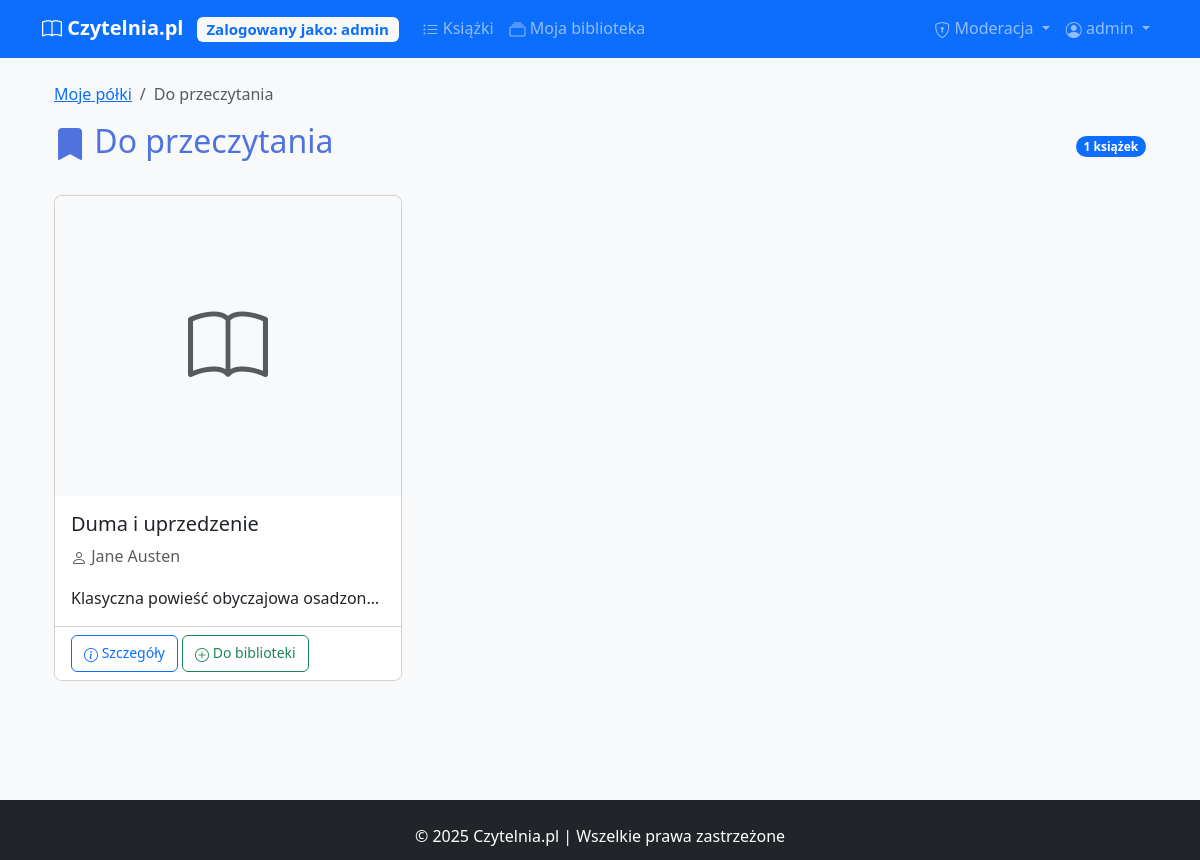
The app's page /shelf/5 (signed in) with its own data.
### models.py (models this page shows)
class User(UserMixin, db.Model):
    __tablename__ = 'users'
    id = db.Column(db.Integer, primary_key=True)
    username = db.Column(db.String(50), unique=True, nullable=False)
    password = db.Column(db.String(100), nullable=False)
    is_moderator = db.Column(db.Boolean, default=False)
    date_joined = db.Column(db.DateTime, default=datetime.utcnow)
    library_books = db.relationship('UserLibrary', back_populates='user')
    shelves = db.relationship('Shelf', back_populates='user', lazy='dynamic')
    reviews = db.relationship('Review', backref='review_user', lazy=True)

class Shelf(db.Model):
    __tablename__ = 'shelves'
    id = db.Column(db.Integer, primary_key=True)
    user_id = db.Column(db.Integer, db.ForeignKey('users.id'))
    name = db.Column(db.String(50), nullable=False)
    is_default = db.Column(db.Boolean, default=False)
    created_at = db.Column(db.DateTime, default=datetime.utcnow)
    user = db.relationship('User', back_populates='shelves')
    books = db.relationship('UserLibrary', back_populates='shelf')

class Book(db.Model):
    __tablename__ = 'books'
    id = db.Column(db.Integer, primary_key=True)
    title = db.Column(db.String(100), nullable=False)
    author = db.Column(db.String(50), nullable=False)
    description = db.Column(db.Text)
    cover_url = db.Column(db.String(255))
    isbn = db.Column(db.String(20))
    date_added = db.Column(db.DateTime, default=datetime.utcnow)
    pages = db.Column(db.Integer, nullable=True)
    library_entries = db.relationship('UserLibrary', back_populates='book')
    book_reviews = db.relationship('Review', backref='review_book', lazy=True)

### app.py (the view)
@app.route('/shelf/<int:shelf_id>')
@login_required
def shelf_books(shelf_id):
    shelf = Shelf.query.filter_by(id=shelf_id, user_id=current_user.id).first_or_404()
    page = request.args.get('page', 1, type=int)
    per_page = request.args.get('per_page', 12, type=int)
    books_pagination = Book.query.join(
        UserLibrary
    ).filter(
        UserLibrary.user_id == current_user.id,
        UserLibrary.shelf_id == shelf_id
    ).order_by(
        UserLibrary.added_at.desc()
    ).paginate(page=page, per_page=per_page, error_out=False)
    return render_template(
        'shelf_books.html',
        shelf=shelf,
        books=books_pagination.items,
        pagination=books_pagination
    )

### app.py (called while the page is built)
@login_manager.user_loader
def load_user(user_id):
    return User.query.get(int(user_id))

### templates/shelf_books.html (shortened to what this page needs)
{% extends "base.html" %}
{% block content %}
<div class="container">
    <nav aria-label="breadcrumb">
        <ol class="breadcrumb">
            <li class="breadcrumb-item"><a href="{{ url_for('my_shelves') }}">Moje półki</a></li>
            <li class="breadcrumb-item active">{{ shelf.name }}</li>
        </ol>
    </nav>
    <div class="d-flex justify-content-between align-items-center mb-4">
        <h2><i class="bi bi-bookmark{% if shelf.is_default %}-fill{% endif %}"></i> {{ shelf.name }}</h2>
        <span class="badge bg-primary rounded-pill">
            {{ pagination.total }} książek
        </span>
    </div>
    {% if books %}
    <div class="row row-cols-1 row-cols-md-3 g-4">
        {% for book in books %}
        <div class="col">
            <div class="card h-100">
                {% if book.cover_url %}
                <img src="{{ book.cover_url }}" class="card-img-top" alt="{{ book.title }}" style="height: 300px; object-fit: cover;">
                {% else %}
                <div class="card-img-top bg-light d-flex align-items-center justify-content-center" style="height: 300px;">
                  <i class="bi bi-book text-muted" style="font-size: 5rem;"></i>
                </div>
                {% endif %}
                <div class="card-body">
                  <h5 class="card-title">{{ book.title }}</h5>
                  <p class="card-text text-muted"><i class="bi bi-person"></i> {{ book.author }}</p>
                  <p class="card-text text-truncate">{{ book.description }}</p>
                </div>
                <div class="card-footer bg-white">
                  <a href="{{ url_for('book_details', book_id=book.id) }}" class="btn btn-outline-primary btn-sm">
                      <i class="bi bi-info-circle"></i> Szczegóły
                  </a>
                  {% if current_user.is_authenticated %}
                  <form method="POST" action="{{ url_for('add_to_library', book_id=book.id) }}" class="d-inline">
                      <button type="submit" class="btn btn-outline-success btn-sm">
                          <i class="bi bi-plus-circle"></i> Do biblioteki
                      </button>
                  </form>
                  {% endif %}
            </div>
        </div>
        {% endfor %}
    </div>
    {% else %}
    <div class="alert alert-info">
        Ta półka jest pusta. Dodaj książki z <a href="{{ url_for('book_list') }}">listy książek</a>.
    </div>
    {% endif %}
</div>
{% endblock %}

### templates/base.html (shortened to what this page needs)
<!DOCTYPE html>
<html lang="pl">
<head>
    <link href="{{ url_for('static', filename='css/style.css') }}" rel="stylesheet">
    <link href="https://cdn.jsdelivr.net/npm/bootstrap@5.3.0/dist/css/bootstrap.min.css" rel="stylesheet">
    <link rel="stylesheet" href="https://cdn.jsdelivr.net/npm/bootstrap-icons@1.10.0/font/bootstrap-icons.css">
    <link rel="stylesheet" href="{{ url_for('static', filename='css/style.css') }}">
</head>
<body class="d-flex flex-column min-vh-100 bg-light">
    <nav class="navbar navbar-expand-lg navbar-dark bg-primary mb-4">
        <div class="container">
            <a class="navbar-brand" href="{{ url_for('home') }}">
                <i class="bi bi-book"></i> Czytelnia.pl
                {% if current_user.is_authenticated %}
                <span class="badge bg-light text-primary ms-2">Zalogowany jako: {{ current_user.username }}</span>
                {% endif %}
            </a>
            <div class="collapse navbar-collapse" id="navbarNav">
                <ul class="navbar-nav me-auto">
                    <li class="nav-item">
                        <a class="nav-link" href="{{ url_for('book_list') }}">
                            <i class="bi bi-list-ul"></i> Książki
                        </a>
                    </li>
                    {% if current_user.is_authenticated %}
                    <li class="nav-item">
                        <a class="nav-link" href="{{ url_for('my_library') }}">
                            <i class="bi bi-collection"></i> Moja biblioteka
                        </a>
                    </li>
                    {% endif %}
                </ul>
                <ul class="navbar-nav">
                    {% if current_user.is_authenticated %}
                    {% if current_user.is_moderator %}
                    <li class="nav-item dropdown">
                        <a class="nav-link dropdown-toggle" href="#" id="moderatorDropdown" role="button" data-bs-toggle="dropdown">
                            <i class="bi bi-shield-lock"></i> Moderacja
                        </a>
                    </li>
                    {% endif %}
                    <li class="nav-item dropdown">
                      <a class="nav-link dropdown-toggle" href="#" id="navbarDropdown" role="button" data-bs-toggle="dropdown">
                          <i class="bi bi-person-circle"></i> {{ current_user.username }}
                      </a>
                  </li>
                  {% endif %}
              </ul>
            </div>
        </div>
    </nav>
    <main class="container mb-5">
<div class="position-fixed bottom-0 end-0 p-3" style="z-index: 11">
  </div>
        {% block content %}{% endblock %}
    </main>
    <footer class="bg-dark text-white py-4 mt-auto">
        <div class="container text-center">
            <p class="mb-0">&copy; 2025 Czytelnia.pl | Wszelkie prawa zastrzeżone</p>
        </div>
    </footer>
</body>
</html>

### static/css/style.css (style rules this page uses)
:root { --primary-color: #4e73df; --secondary-color: #858796; --success-color: #1cc88a; --info-color: #36b9cc; --warning-color: #f6c23e; --danger-color: #e74a3b; }
html { position: relative; min-height: 100%; }
body { margin-bottom: 60px; }
footer { position: absolute; bottom: 0; width: 100%; height: 60px; }
.navbar-brand { font-weight: 700; }
.card { transition: transform 0.3s ease, box-shadow 0.3s ease; border-radius: 0.5rem; overflow: hidden; }
.btn { border-radius: 0.375rem; padding: 0.375rem 0.75rem; }
h1, h2, h3, h4, h5, h6 { color: var(--primary-color); }
.bi { vertical-align: middle; }

### records on screen
User: username "admin"
Shelf: name "Do przeczytania"
Book: title "Duma i uprzedzenie", author "Jane Austen", description "Klasyczna powieść obyczajowa osadzon…"

### other values on screen
{{ pagination.total }} "1"
